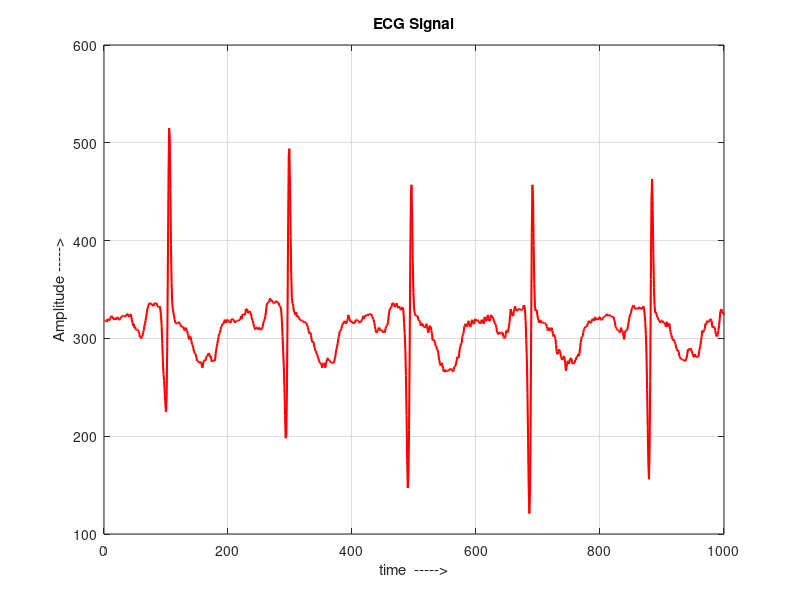

Reproduce this figure in MATLAB.
%% load ECG signal

clear; close all; clc;
load ecg_data.mat
t = 1:1000;
figure(1); plot(t,x,'r','LineWidth',1.5);
xlabel('time  ----->');ylabel('Amplitude ----->');
title('ECG Signal');grid on;
